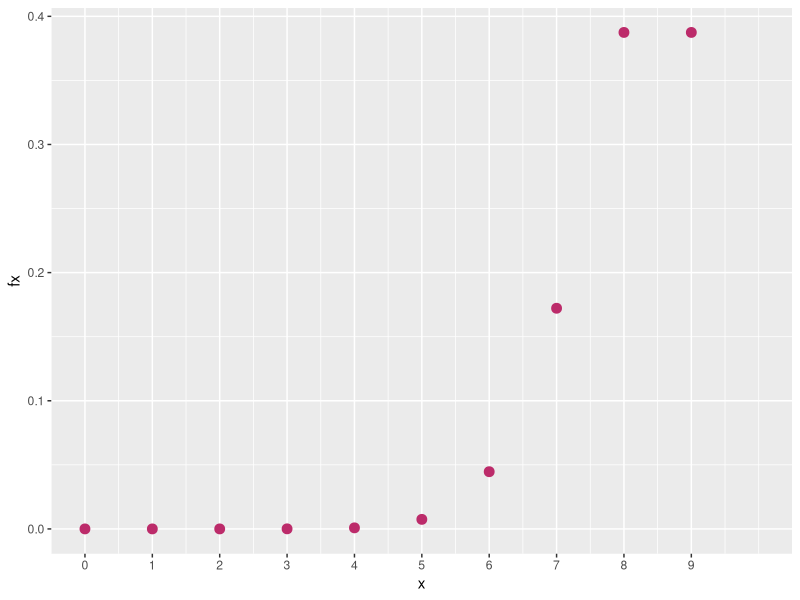
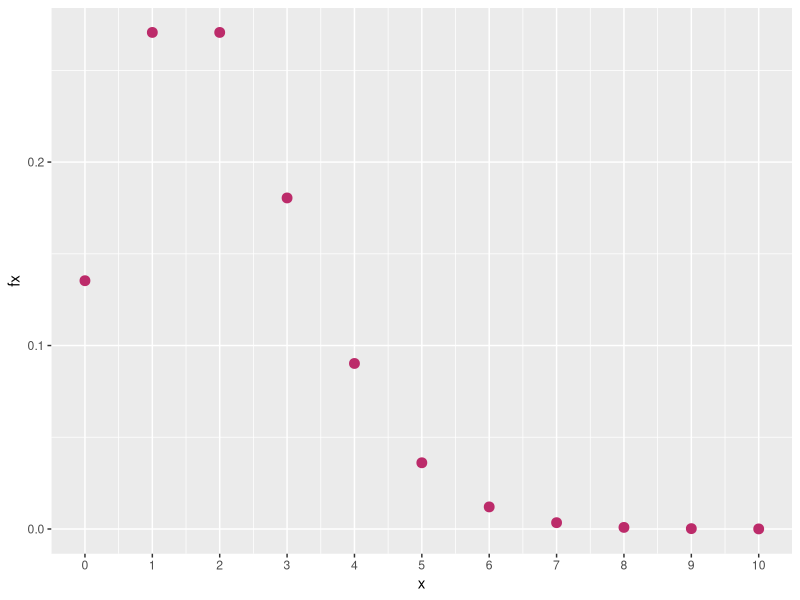
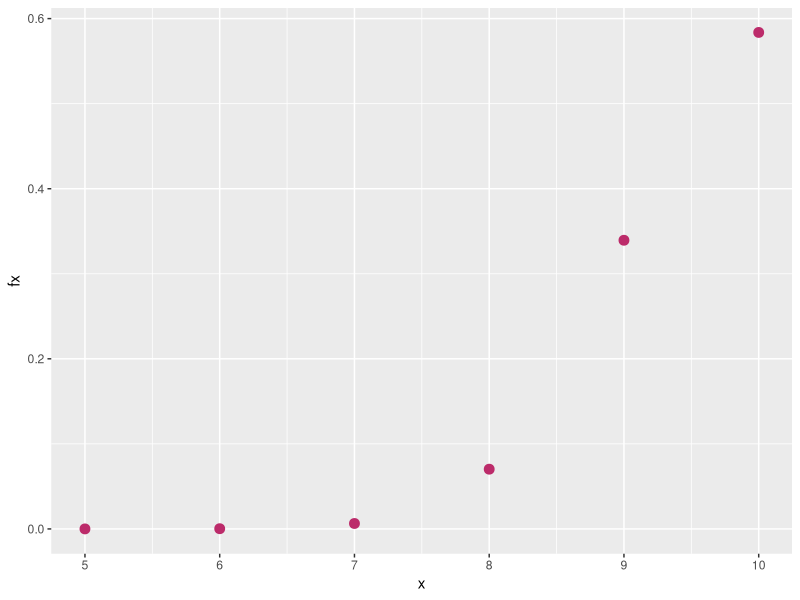
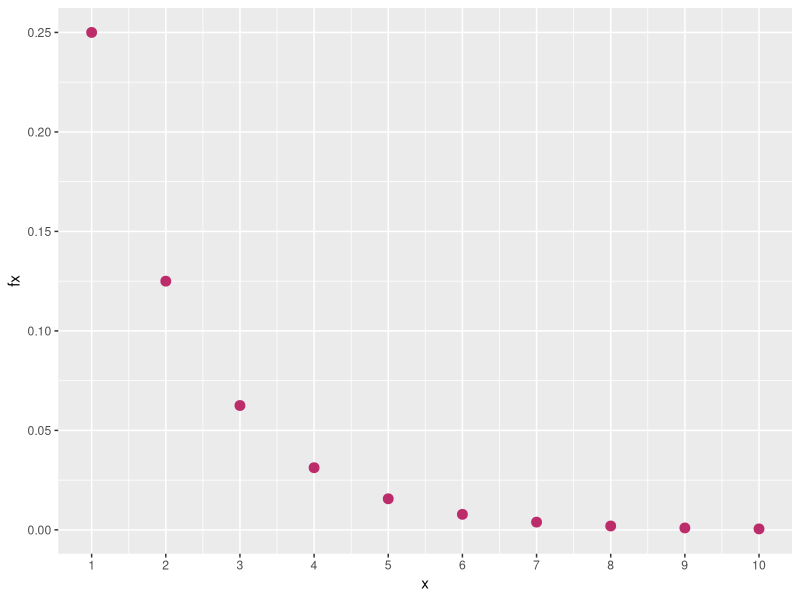
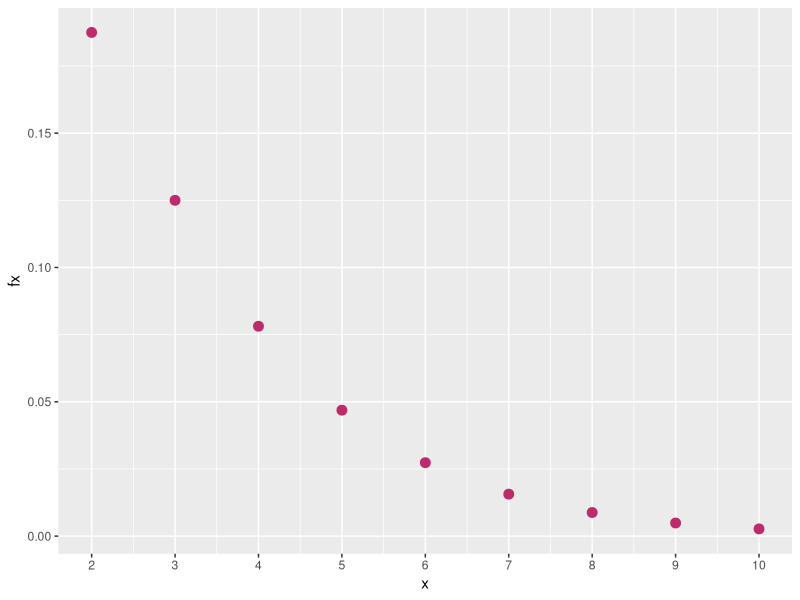
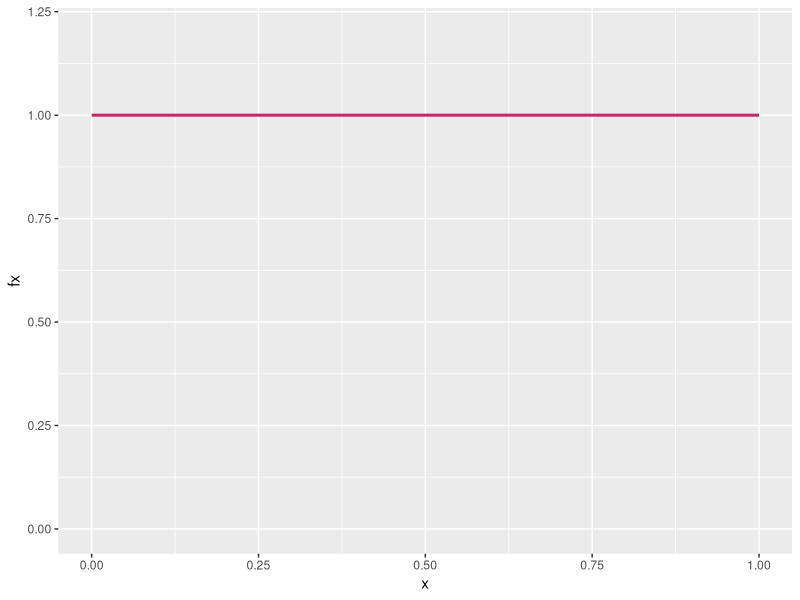
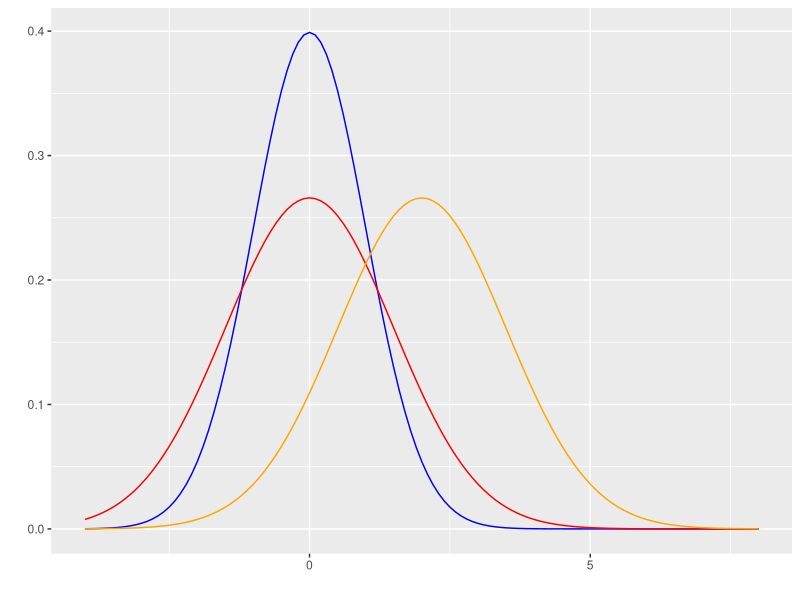
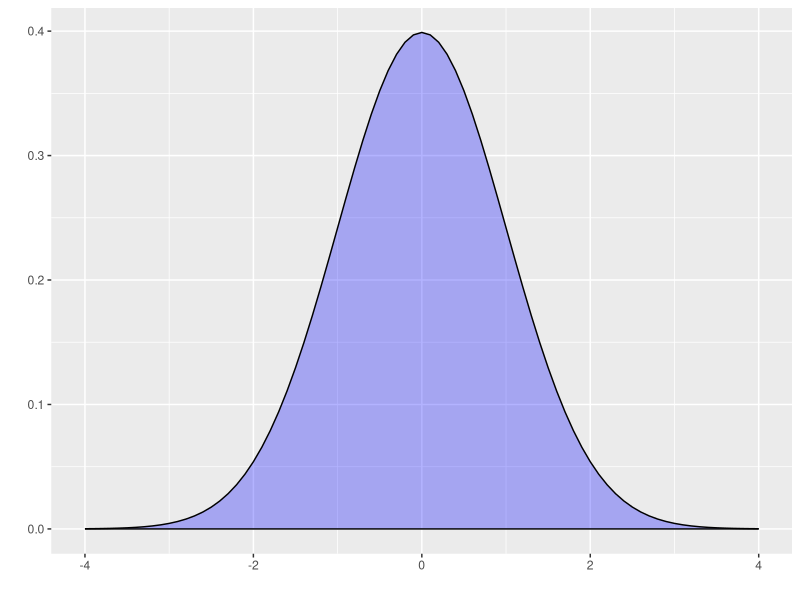

These charts were generated, in order, by the following R code:
## ---- chunk 1
knitr::opts_chunk$set(echo = TRUE,comment = NA)

# colores
c0= "#b0394a"
c1= "#ad6395"
c2= "#a391c4"
c3= "#8acfe6"
c4= "#646420"
c5= "#db524f"

library(ggplot2)

## ---- chunk 2
library(ggplot2)
# modelo binomial  ok
x=0:9
fx=dbinom(x,9,0.90)
dat=data.frame(x,fx)


ggplot(dat) + geom_point(aes(x, fx),colour = "#BC2B6A", size = 3) +
  scale_x_continuous(limits = c(0, 10),
                     breaks = c(0,1,2,3,4,5,6,7,8,9), 
                     labels = c('0','1','2','3','4','5','6','7','8','9'))
## ---- chunk 3
 dbinom(7,9,0.90)
## ---- chunk 4
# poiss ok
library(ggplot2)
x=0:10
fx=dpois(x,2)
dat=data.frame(x,fx)


ggplot(dat) + geom_point(aes(x, fx),colour = "#BC2B6A", size = 3) +
  scale_x_continuous(limits = c(0, 10),
                     breaks = c(0,1,2,3,4,5,6,7,8,9,10), 
                     labels = c('0','1','2','3','4','5','6','7','8','9','10'))
## ---- chunk 5
dpois(0,2)
## ---- chunk 6
# hyper ok
library(ggplot2)
x=5:10
fx=dhyper(x,95,5,10)
dat=data.frame(x,fx)


ggplot(dat) + geom_point(aes(x, fx),colour = "#BC2B6A", size = 3) +
  scale_x_continuous(limits = c(5, 10),
                     breaks = c(5,6,7,8,9,10), 
                     labels = c('5','6','7','8','9','10'))
## ---- chunk 7

phyper(0,5,135,20, lower.tail = FALSE)
## ---- chunk 8
# geom 
library(ggplot2)
x=1:10
fx=dgeom(x,0.5)
dat=data.frame(x,fx)


ggplot(dat) + geom_point(aes(x, fx),colour = "#BC2B6A", size = 3) +
  scale_x_continuous(limits = c(1, 10),
                     breaks = c(1,2,3,4,5,6,7,8,9,10), 
                     labels = c('1','2','3','4','5','6','7','8','9','10'))
## ---- chunk 9
dgeom(2, 0.50)
0.50*0.50
## ---- chunk 10
# nbiom
library(ggplot2)
x=2:10
fx=dnbinom(x,2,0.50)
dat=data.frame(x,fx)


ggplot(dat) + geom_point(aes(x, fx),colour = "#BC2B6A", size = 3) +
  scale_x_continuous(limits = c(2, 10),
                     breaks = c(2,3,4,5,6,7,8,9,10), 
                     labels = c('2','3','4','5','6','7','8','9','10'))
## ---- chunk 11
# uniforme
library(ggplot2)
x= c(0,1) 
fx=c(1,1) 
dat=data.frame(x,fx)
ggplot(data=dat,aes(x=x, y=fx))+ 
  scale_y_continuous(limits=c(0,1.2))+
  geom_line(size = 1, color="#BC2B6A") 
## ---- chunk 12
# Distribucion normal
library(ggfortify)

p=ggdistribution(dnorm, seq(-4, 8, 0.1), mean = 0, sd = 1,colour = 'blue')
p=ggdistribution(dnorm, seq(-4, 8, 0.1), mean = 0, sd = 1.5,colour = 'red', p=p)
ggdistribution(dnorm, seq(-4, 8, 0.1),   mean = 2, sd = 1.5,colour = 'orange', p=p)
## ---- chunk 13
library(ggfortify)
ggdistribution(dnorm, seq(-4, 4, 0.1), mean = 0, sd = 1,fill = 'blue')
## ---- chunk 14
pnorm(70, mean=60, sd=4, lower.tail=FALSE)
## ---- chunk 15
#exponencial
library(ggfortify)
p=ggdistribution(dexp, seq(0, 10, 0.1),rate=1 ,colour = 'blue')
p=ggdistribution(dexp, seq(0, 10, 0.1),rate=2 ,colour = 'red', p=p)
ggdistribution(dexp, seq(0, 10, 0.1),rate=0.5,colour = 'orange', p=p)
## ---- chunk 16
library(ggfortify)
ggdistribution(pexp, seq(0, 10, 0.1),rate=1 ,colour = 'blue')
## ---- chunk 17
 pexp(20,1/15, lower.tail=FALSE)
## ---- chunk 18
# gamma
library(ggfortify)
p=ggdistribution(dgamma, seq(0, 15, 0.1),shape=3,rate=1 ,colour= 'blue')
p=ggdistribution(dgamma, seq(0, 15, 0.1),shape=2,rate=1 ,colour = 'red', p=p)
ggdistribution(dgamma, seq(0, 15, 0.1),shape=5,rate=1,colour = 'orange', p=p)

## ---- chunk 19
pgamma(10,3,0.5, lower.tail = FALSE)
## ---- chunk 20
# weibull
library(ggfortify)
p=ggdistribution(dweibull, seq(0, 5, 0.01),shape=0.8,scale=1 ,colour = 'blue')
p=ggdistribution(dweibull, seq(0, 5, 0.01),shape=2,scale=1 ,colour = 'red', p=p)
ggdistribution(dweibull, seq(0, 5, 0.01),shape=2,scale=2,colour = 'orange', p=p)
